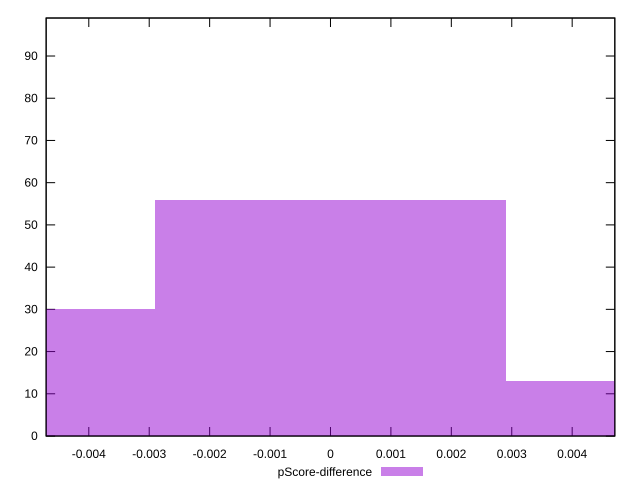

gnuplot code for this plot:
reset

$pScoreDifference <<EOF
0 56
-0.00581330023824383 30
0.00581330023824383 13
EOF

set key outside below
set boxwidth 0.00581330023824383
set xrange [-0.004705882352941209:0.004705882352941188]
set yrange [0:99]
set trange [0:99]
set style fill transparent solid 0.5 noborder
set terminal svg size 640, 490 enhanced background rgb 'white'
set output "reports/report_00027_2021-02-24T12-40-31.850Z/uses-text-compression/samples/card/pScore-difference/histogram.svg"

plot $pScoreDifference title "pScore-difference" with boxes

reset
